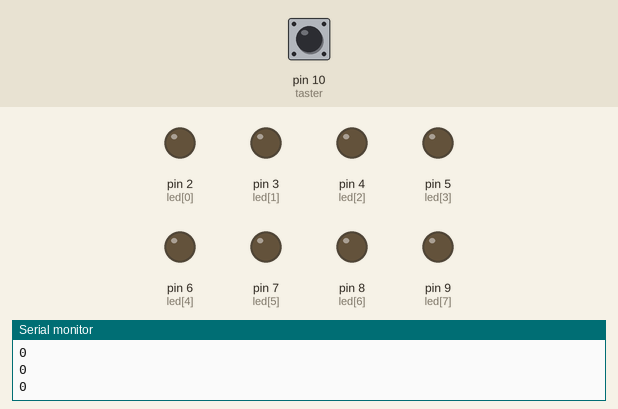
A sketch run on a simulated Arduino Uno, built with avr-gcc and run on an emulated ATmega328P. On the bench: output pins drawn as LEDs (lit = HIGH), the last lines printed to the serial monitor. Dashed ring = blinking. The test bench sets the inputs (shaded band); at power-on: pin 10 (taster) HIGH.

Above: at 1.2 s.
1.3 s: pin 10 (taster) pulled LOW for 0.15 s
At 1.59 s:
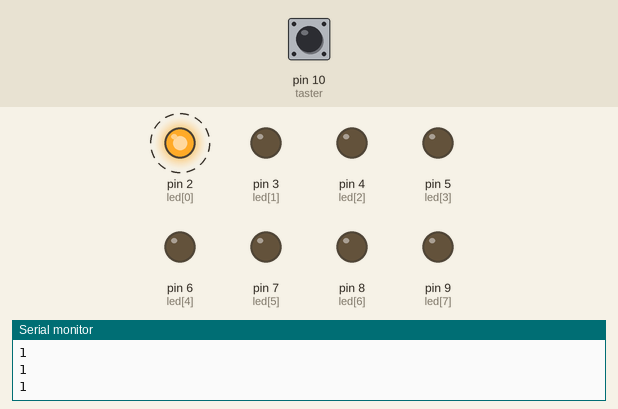
At 2.05 s:
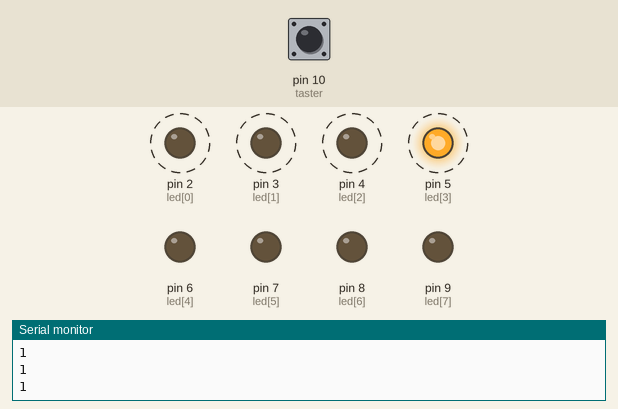
Timing chart, 0 to 10.3 s (numbered marks = the images above; inputs shaded):
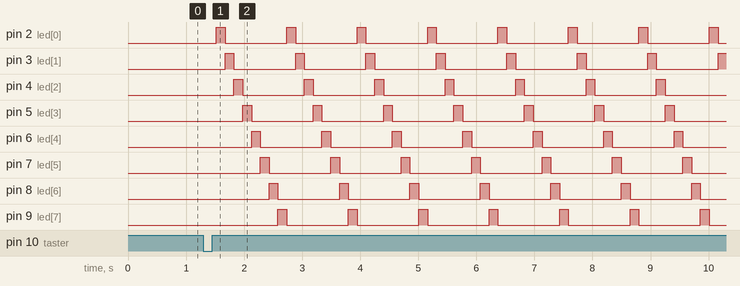

The sketch:

AUDI_LED.ino
```cpp
/*
   Funktion:        LEDs sollen im Laufmuster aufleuchten
   Programierer:    Eric Junker
   letzte Änderung: 03.11.2020
   Version:         1.5
   Hardware:        Pin 2-5 rote LEDs im Laufmuster
                    Pin 6-9 grüne LEDs im Laufmzuster
*/
#include <OneButton.h>
unsigned long letzteZeit = 0;
unsigned long warteZeit = 150;
byte zaehler = 0;
byte led[8] = {2, 3, 4, 5, 6, 7, 8, 9};

OneButton taster(10, true);
bool merkerPower = false;

void setup()
{

  for (byte i = 0; i < 8; i++)
  {
    pinMode(led[i], OUTPUT);                        //Pinbelegung 2-9 Output
  }
  taster.attachClick(Taster_Funktion);
  Serial.begin(9600);
}

void loop()
{
  taster.tick();
  delay(10);
  Serial.println(merkerPower);
  unsigned long aktuelleZeit = millis();              //aktuelle Zeit setzten
  if  (merkerPower == true)
  {

    if ((aktuelleZeit - letzteZeit) > warteZeit)      //Zeitabfrage warte Zeit zwischen den durchgängen
    {

      {
        digitalWrite( led[zaehler], LOW);               //vorherriger Pin wird ausgeschaltet
        zaehler ++;
        if (zaehler == 8)                               //nach 7 wechseln ist der durchgang vorbei und wird neu gestartet
        {
          zaehler = 0;
        }
        digitalWrite( led[zaehler], HIGH);              //nächster Pin wird eingeschaltet
        letzteZeit = aktuelleZeit;                      //Zeit wird neu gesetzt
      }
    }

  }
  else                                                //Taster aus LEDs aus
  {
    for (int i = 0; i < 8; i++)
    {
      digitalWrite(led[i], LOW);
      zaehler = 7;
    }
  }
}


void Taster_Funktion()                                //merker wird Invertiert
{
  merkerPower = !merkerPower;
}
```

Measured:
- after the input at 1.3 s, pin 2 (led[0]): alternates HIGH for 0.15 s and LOW for 1.1 s, starting after 0.22 s; pin 3 (led[1]): alternates HIGH for 0.15 s and LOW for 1.1 s, starting after 0.37 s
